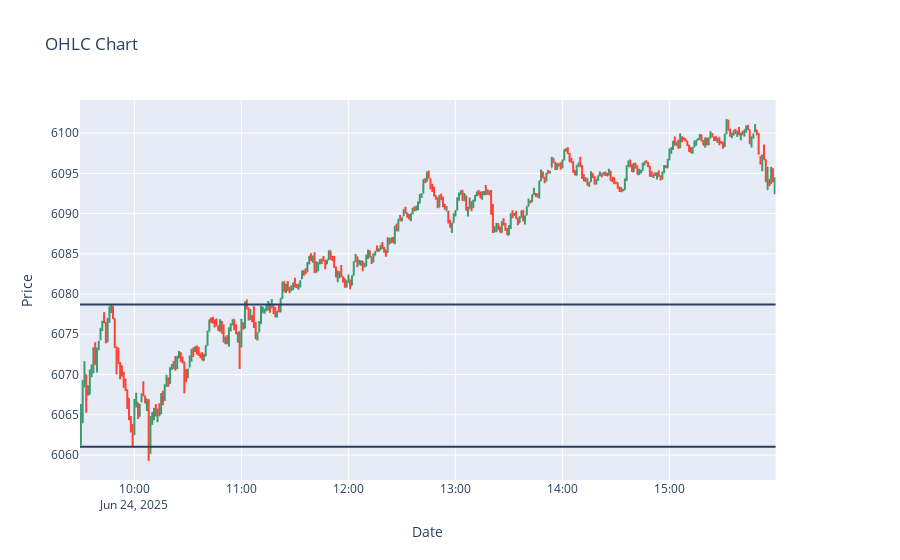

The code cell stored with this chart in its notebook:
### Code cell
fig = go.Figure()
fig = make_subplots(specs=[[{"secondary_y": True}]])
fig.add_trace(go.Ohlc(x = ohlc_df.index , open = ohlc_df["Open"]
                               ,high = ohlc_df["High"] , low = ohlc_df['Low'],
                               close = ohlc_df["Close"]), secondary_y=False)

fig.add_hline(y = model_params.period_high)
fig.add_hline(y = model_params.period_low)
# call_line = df1.CE_5990_0_W_ltp.resample("2min").mean().reindex(ohlc_df.index,method = "ffill")
# put_line = df1.PE_6000_0_W_ltp.resample("2min").mean().reindex(ohlc_df.index,method = "ffill")

# fig.add_trace(go.Scatter(x = ohlc_df.index,y = call_line,mode="lines",line=dict(color="blue", width=1)), secondary_y=True)
# fig.add_trace(go.Scatter(x = ohlc_df.index,y = put_line,mode="lines",line=dict(color="green", width=1)), secondary_y=True)
fig.update_layout(
    title="OHLC Chart ",
    xaxis_title="Date",
    yaxis_title="Price",
    xaxis_rangeslider_visible=False # hides the range slider
)

fig.show()

### Figure 1 — Plotly figure (JSON) as saved in the notebook; plotly's stock layout.template omitted (floating-point values rounded to 4 significant figures; data arrays with more than 128 entries replaced by an {"elided": "..."} marker saying what was removed)
{"data": [{"close": {"elided": "390 float values"}, "high": {"elided": "390 float values"}, "low": {"elided": "390 float values"}, "open": {"elided": "390 float values"}, "type": "ohlc", "x": {"elided": "390 str values"}, "xaxis": "x", "yaxis": "y"}], "layout": {"shapes": [{"type": "line", "x0": 0, "x1": 1, "xref": "x domain", "y0": 6079.0, "y1": 6079.0, "yref": "y"}, {"type": "line", "x0": 0, "x1": 1, "xref": "x domain", "y0": 6061.0, "y1": 6061.0, "yref": "y"}], "title": {"text": "OHLC Chart "}, "xaxis": {"anchor": "y", "domain": [0, 0.94], "rangeslider": {"visible": false}, "title": {"text": "Date"}}, "yaxis": {"anchor": "x", "domain": [0, 1], "title": {"text": "Price"}}, "yaxis2": {"anchor": "x", "overlaying": "y", "side": "right"}}}
